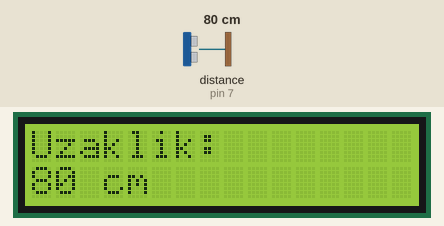
Recording of a sketch running on a simulated Arduino Uno, built with avr-gcc and run on an emulated ATmega328P. On the bench: 16×2 character LCD. Wiring (inferred from the names in the program): ultrasonic range finder: trigger pin 6; echo pin 7. The inputs (shaded band) are chosen by the test bench; at power-on: distance to the obstacle (sensor on pin 7) 80 cm. The echo pulse lasts 58.3 µs per cm; what the sketch prints to the serial monitor is not drawn.

Above: at 1.6 s.
1.7 s: distance to the obstacle (sensor on pin 7) set to 2 cm
At 4.7 s:
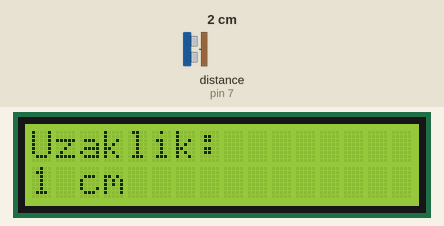
5.5 s: distance to the obstacle (sensor on pin 7) set to 4 cm
At 7.6 s:
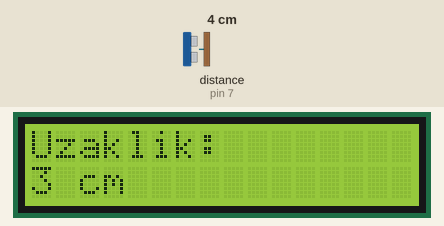
8.6 s: distance to the obstacle (sensor on pin 7) set to 9 cm
At 10.4 s:
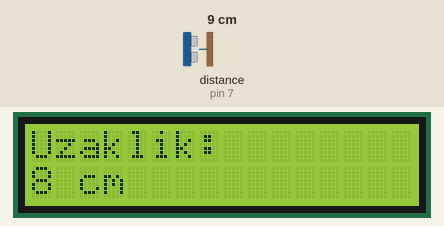
Timing chart, 0 to 11.9 s (numbered marks = the images above; inputs shaded):
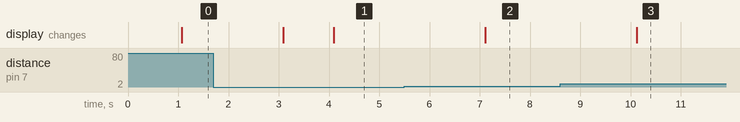

The sketch:

Code.ino
```cpp
#include <LiquidCrystal.h>


int tPin = 6; //Sonar trig pini.
int ePin = 7; //Sonar echo pini.
int sure; //Gerekli değişkenler.
int uzaklik; //Gerekli değişkenler.
int rs = 12, en = 11, d4 = 5, d5 = 4, d6 = 3, d7 = 2; //LCD ekran pinleri tanımı.
LiquidCrystal lcd(rs, en, d4, d5, d6, d7);

void setup()
{
  pinMode(tPin, OUTPUT);
  pinMode(ePin, INPUT);
  lcd.begin(16,2); //Ekran boyutu tanımı.
  Serial.begin(9600);
}

void loop()
{
  digitalWrite(tPin, LOW);
  delayMicroseconds(2);
  digitalWrite(tPin, HIGH);
  delayMicroseconds(10);
  digitalWrite(tPin, LOW);

  sure = pulseIn(ePin, HIGH);

  uzaklik = sure*0.0345/2;

  delay(1000);

  lcd.clear();
  lcd.setCursor(0,0);
  lcd.print("Uzaklik:");
  lcd.setCursor(0,1);
  lcd.print(uzaklik);
  lcd.print(" cm");
  Serial.println(uzaklik);
  Serial.println(sure);
}
```

Measured:
- after the input at 1.7 s, the display: first changes after 1.4 s (image 1 shows a later state)
- after the input at 5.5 s, the display: changes after 1.6 s (image 2)
- after the input at 8.6 s, the display: changes after 1.5 s (image 3)
